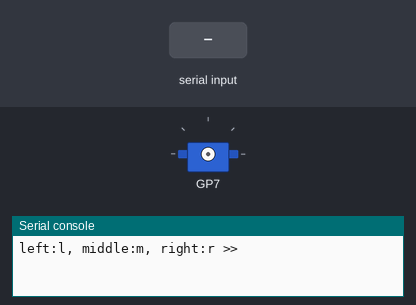
Bench run of a program on a simulated Raspberry Pi Pico running MicroPython. On the bench: servo, the last lines printed to the serial console. The test bench sets the inputs (shaded band). Servo angles are drawn from the pulse width (0.5 ms = 0°, 2.5 ms = 180°).

Above: at 1.2 s.
1.3 s: "l" typed at the serial console, then Enter
2.8 s: "m" typed at the serial console, then Enter
At 3.1 s:
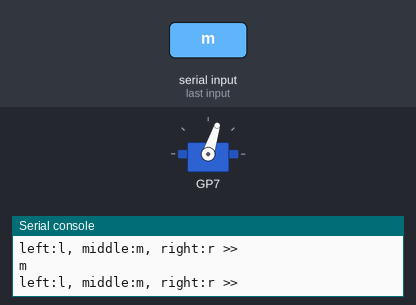
4.3 s: "r" typed at the serial console, then Enter
At 5.4 s:
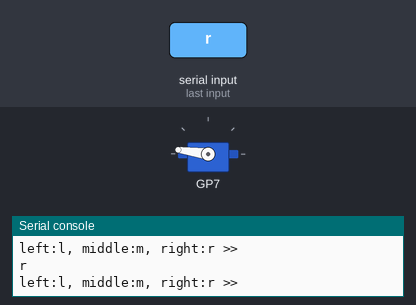
Timing chart, 0 to 7.3 s (numbered marks = the images above; inputs shaded):
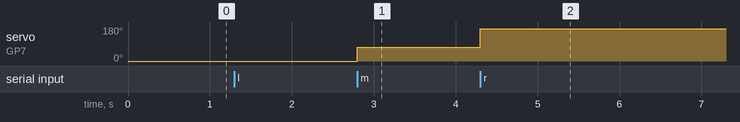

The program:

servo_steering_class.py
```python
from servo_class import ServoMotor

class SteeringMotor(ServoMotor):
    def __init__(self,pwm):
        super().__init__(pwm)
    def turnLeft(self):
        self.setAngle(0)
    def turnForward(self):
        self.setAngle(int(90*0.85))
    def turnRight(self):
        self.setAngle(180)

if __name__=='__main__':
    steeringMotor=SteeringMotor(7)
    while True:
        cmd = input('left:l, middle:m, right:r >> ')
        if cmd=='l':
            steeringMotor.turnLeft()
        elif cmd=='m':
            steeringMotor.turnForward()
        elif cmd=='r':
            steeringMotor.turnRight()

    
```

servo_class.py
```python
from machine import Pin,PWM
class ServoMotor:
    MIN_ANGLE = 1600                              # 서보모터가 0도일 때의 PWM 값
    MAX_ANGLE = 7900                              # 서보모터가 180도일 때의 PWM 값
    MID_ANGLE = (MIN_ANGLE + MAX_ANGLE) // 2      # 서보모터가 90도일 때의 PWM 값
    DEGREE_1 = (MAX_ANGLE - MIN_ANGLE) // 180     # 1도에 해당하는 PWM값 증가량 (7900-1600)//180=35

    def __init__(self,pwm):
        self.pwm=PWM(Pin(pwm))
        self.pwm.freq(50)                         # 서보모터는 50Hz PWM 신호를 사용

    def setDutyCycle(self,position):
        self.pwm.duty_u16(position)

    def setAngle(self, angle):
        if 0<=int(angle)<=180:                    # 각도가 0 ~ 180 범위 내에 있는지 확인
            # 각도를 PWM 값으로 변환하여 듀티 사이클 설정
            self.setDutyCycle(self.MIN_ANGLE+self.DEGREE_1*angle)

if __name__=='__main__':
    import time
    servoMotor=ServoMotor(7)
    for i in range(3):
        for angle in range(0,180,1):
            servoMotor.setAngle(angle)
            time.sleep(0.01)
        for angle in range(180,00,-1):
            servoMotor.setAngle(angle)
            time.sleep(0.01)
    servoMotor.setAngle(90)
```

Measured:
- after the input at 2.8 s, servo on GP7: 0° → 72° at once
- after the input at 4.3 s, servo on GP7: 72° → 172° at once
